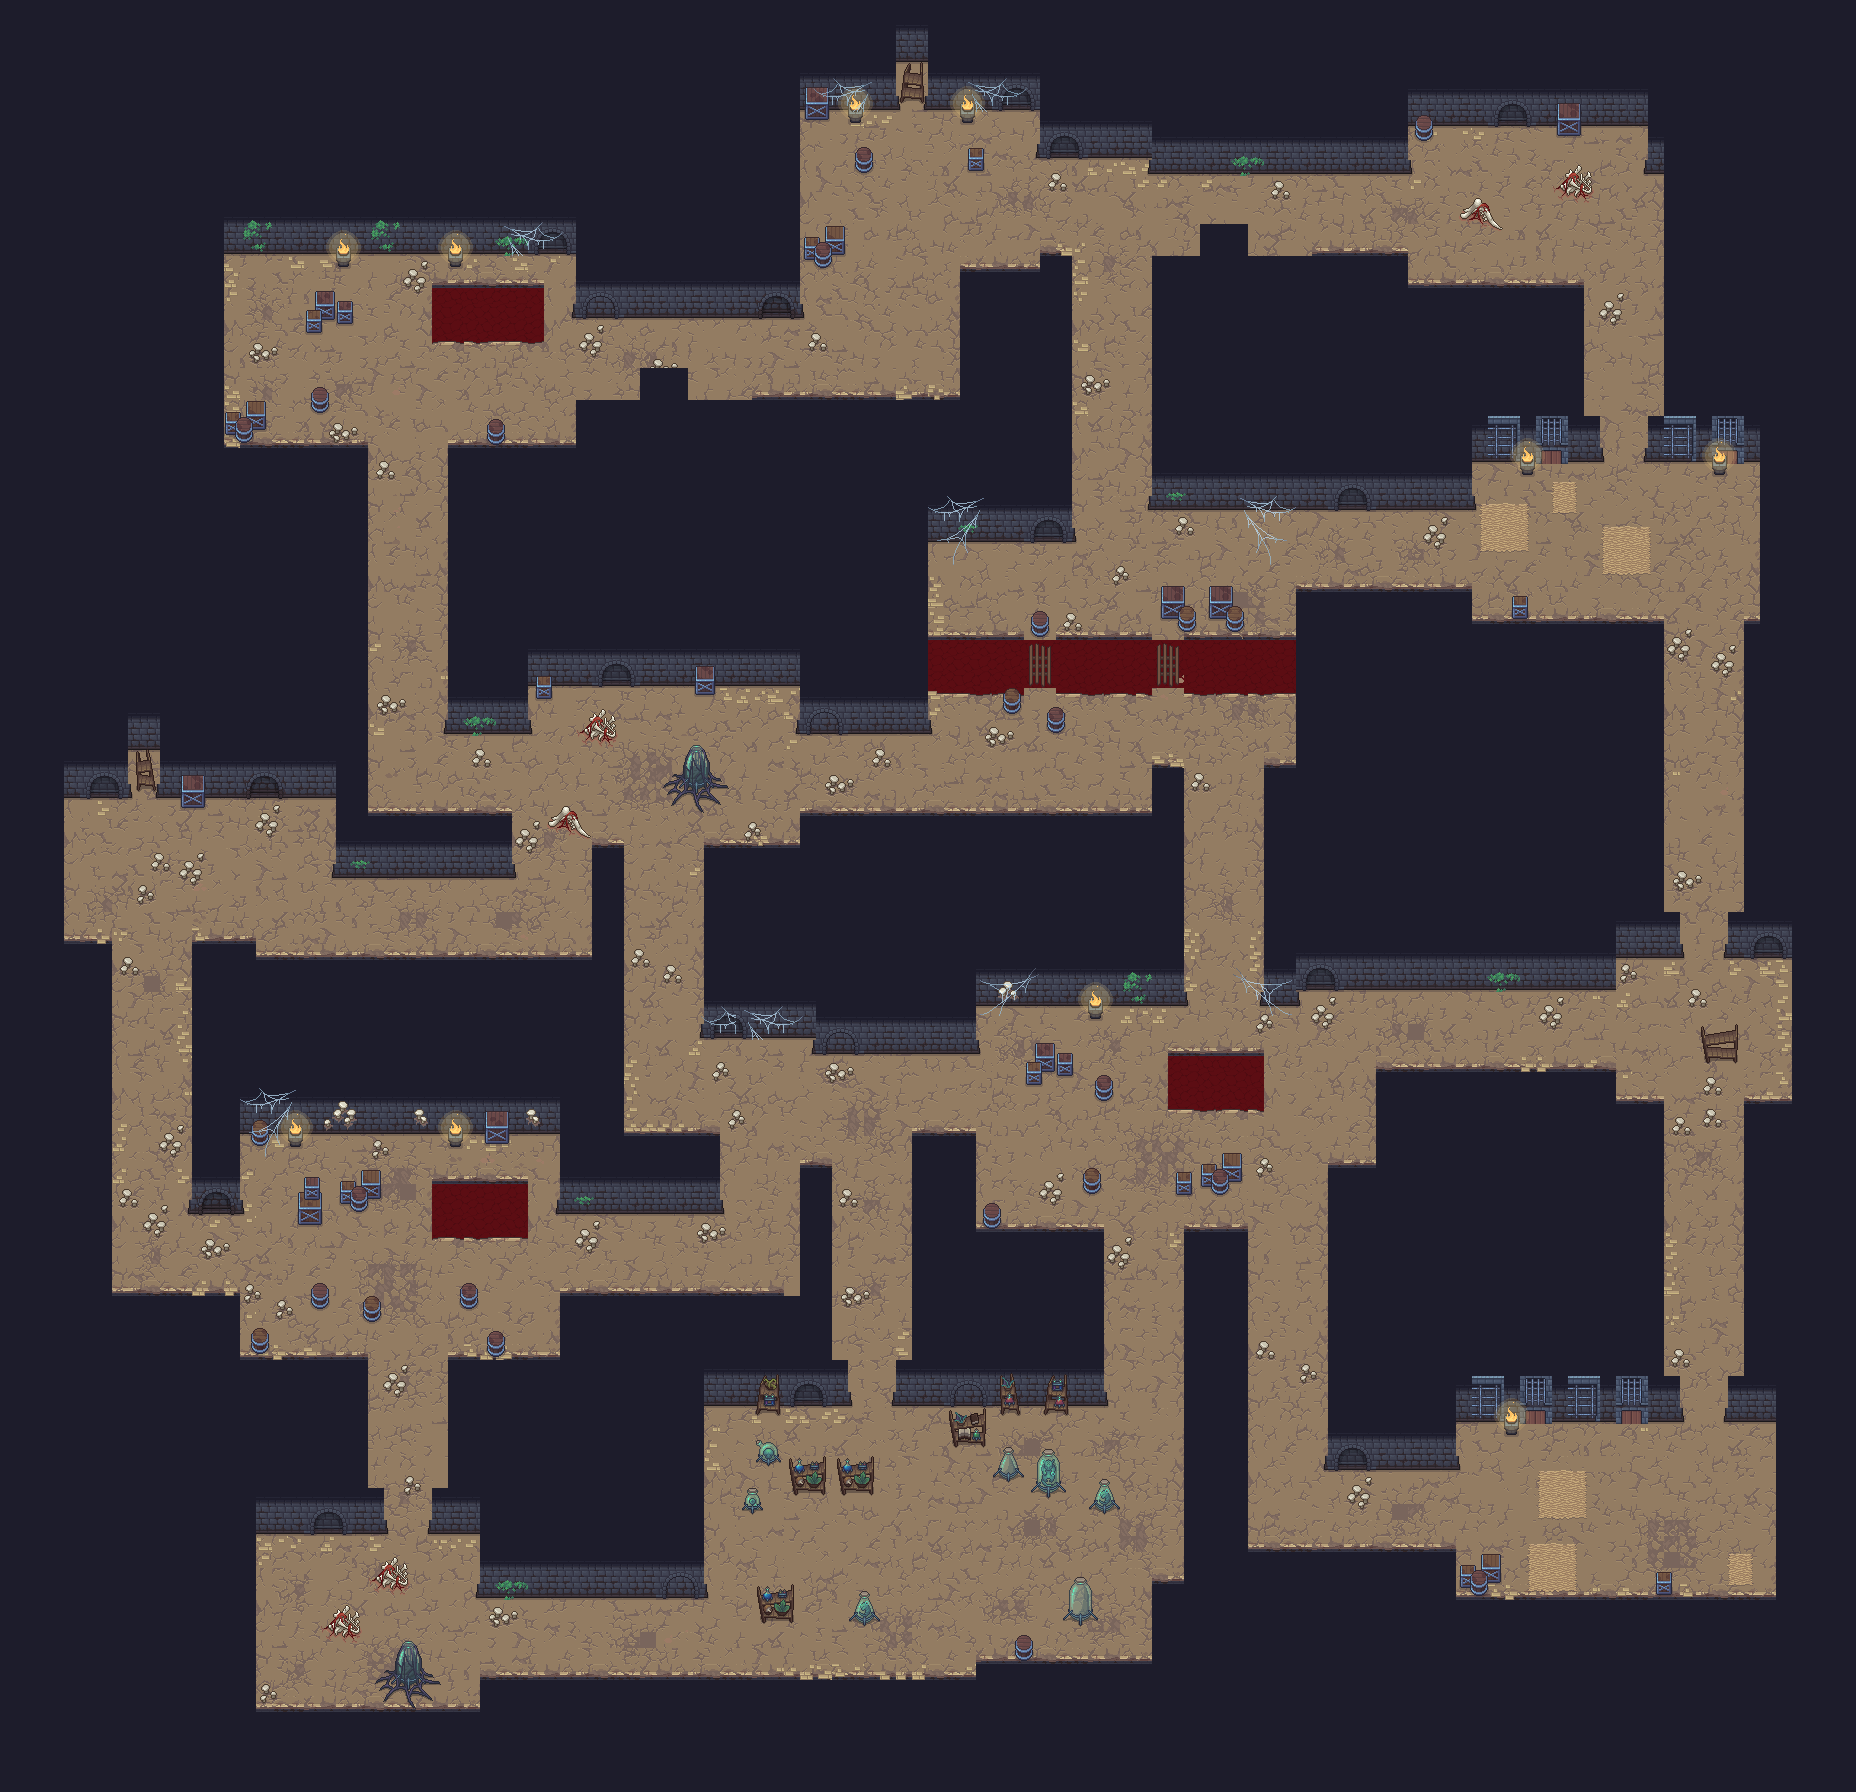

A 2D game scene composited from a Tiled map and its tileset images. What follows is a short description and the map's XML, with each tile layer's data collapsed to a summary:
An orthogonal 116x112 tile map with 16x16 px tiles, 9 tile layers (Kan, Zemin, Zemin ayrıntı, Zemin süsü, ...), 1 hidden layer not drawn, 16 tilesets and 95 objects (46x isik, 12x kaynak, 10x sakin, 7x kapi, 6x sandik, ...).

<map version="1.10" tiledversion="1.12.2" orientation="orthogonal" renderorder="right-down" width="116" height="112" tilewidth="16" tileheight="16" infinite="0" nextlayerid="13" nextobjectid="96">
 <properties>
  <property name="zindan" value="et_kuyusu" />
  <property name="ad" value="Et Kuyusu" />
 </properties>
 <tileset firstgid="1" source="et_kuyusu/duvar_kanli.tsx" />
 <tileset firstgid="1009" source="et_kuyusu/walls_floor_cracks_darker.tsx" />
 <tileset firstgid="1377" source="et_kuyusu/duvar_kuru.tsx" />
 <tileset firstgid="1637" source="et_kuyusu/kanal_tabani.tsx" />
 <tileset firstgid="1757" source="et_kuyusu/Downstairs_objects.tsx" />
 <tileset firstgid="2093" source="et_kuyusu/Objects_topstairs.tsx" />
 <tileset firstgid="2218" source="et_kuyusu/Fire_animation.tsx" />
 <tileset firstgid="2602" source="et_kuyusu/ag_kanal.tsx" />
 <tileset firstgid="2830" source="et_kuyusu/Spots.tsx" />
 <tileset firstgid="2970" source="et_kuyusu/hucre_kapilari.tsx" />
 <tileset firstgid="3402" source="et_kuyusu/Chains_prisoner.tsx" />
 <tileset firstgid="3414" source="et_kuyusu/Interior_objects.tsx" />
 <tileset firstgid="3635" source="et_kuyusu/simya_esyalari.tsx" />
 <tileset firstgid="4187" source="et_kuyusu/Flasks_monsters.tsx" />
 <tileset firstgid="4403" source="et_kuyusu/et_nesneleri.tsx" />
 <tileset firstgid="7973" source="et_kuyusu/engel.tsx" />
 <layer id="1" name="Kan" width="116" height="112">
  <data>[12992 cells, 220 non-empty, 5 distinct tile ids]</data>
 </layer>
 <layer id="2" name="Zemin" width="116" height="112">
  <data>[12992 cells, 6161 non-empty, 90 distinct tile ids]</data>
 </layer>
 <layer id="3" name="Zemin ayrıntı" width="116" height="112">
  <data>[12992 cells, 594 non-empty, 39 distinct tile ids]</data>
 </layer>
 <layer id="4" name="Zemin süsü" width="116" height="112">
  <data>[12992 cells, 639 non-empty, 116 distinct tile ids]</data>
 </layer>
 <layer id="5" name="Duvar" width="116" height="112">
  <data>[12992 cells, 8107 non-empty, 18 distinct tile ids]</data>
 </layer>
 <layer id="6" name="Duvar süsü" width="116" height="112">
  <data>[12992 cells, 275 non-empty, 76 distinct tile ids]</data>
 </layer>
 <layer id="7" name="Eşya alt" width="116" height="112">
  <data>[12992 cells, 21 non-empty, 15 distinct tile ids]</data>
 </layer>
 <layer id="8" name="Eşya" width="116" height="112">
  <data>[12992 cells, 421 non-empty, 187 distinct tile ids]</data>
 </layer>
 <layer id="9" name="Eşya üst" width="116" height="112">
  <data>[12992 cells, 148 non-empty, 56 distinct tile ids]</data>
 </layer>
 <layer id="10" name="Engel" width="116" height="112" visible="0" opacity="0.45">
  <data>[12992 cells, 8430 non-empty, 5 distinct tile ids]</data>
 </layer>
 <objectgroup id="11" name="Etkileşimler">
  <object id="1" name="Kuyu Merdiveni" type="cikis" x="896" y="64" width="32" height="48">
   <properties>
    <property name="ana" value="1" />
   </properties>
  </object>
  <object id="2" name="ışık" type="isik" x="856" y="115" width="0" height="0">
   <properties>
    <property name="r" value="118" />
    <property name="renk" value="1.00,0.70,0.35" />
    <property name="g" value="1.00" />
    <property name="titre" value="1" />
   </properties>
  </object>
  <object id="3" name="ışık" type="isik" x="968" y="115" width="0" height="0">
   <properties>
    <property name="r" value="118" />
    <property name="renk" value="1.00,0.70,0.35" />
    <property name="g" value="1.00" />
    <property name="titre" value="1" />
   </properties>
  </object>
  <object id="4" name="Doğuş" type="dogus" x="896" y="160" width="48" height="32">
  </object>
  <object id="5" name="Simyacı" type="sunak" x="944" y="1440" width="48" height="32">
  </object>
  <object id="6" name="ışık" type="isik" x="968" y="1400" width="0" height="0">
   <properties>
    <property name="r" value="130" />
    <property name="renk" value="1.00,0.70,0.35" />
    <property name="g" value="1.20" />
    <property name="titre" value="1" />
   </properties>
  </object>
  <object id="7" name="simyaci" type="npc" x="912" y="1424" width="16" height="16">
   <properties>
    <property name="tur" value="simyaci" />
   </properties>
  </object>
  <object id="8" name="et_kesesi" type="kaynak" x="720" y="1376" width="32" height="48">
   <properties>
    <property name="tur" value="et_kesesi" />
   </properties>
  </object>
  <object id="9" name="et_kesesi" type="kaynak" x="1056" y="1616" width="32" height="48">
   <properties>
    <property name="tur" value="et_kesesi" />
   </properties>
  </object>
  <object id="10" name="ışık" type="isik" x="1104" y="1491" width="0" height="0">
   <properties>
    <property name="r" value="70" />
    <property name="renk" value="1.00,0.42,0.32" />
    <property name="g" value="0.60" />
    <property name="titre" value="0" />
   </properties>
  </object>
  <object id="11" name="ışık" type="isik" x="768" y="1452" width="0" height="0">
   <properties>
    <property name="r" value="70" />
    <property name="renk" value="1.00,0.42,0.32" />
    <property name="g" value="0.60" />
    <property name="titre" value="0" />
   </properties>
  </object>
  <object id="12" name="ışık" type="isik" x="864" y="1603" width="0" height="0">
   <properties>
    <property name="r" value="70" />
    <property name="renk" value="1.00,0.42,0.32" />
    <property name="g" value="0.60" />
    <property name="titre" value="0" />
   </properties>
  </object>
  <object id="13" name="ışık" type="isik" x="1048" y="1465" width="0" height="0">
   <properties>
    <property name="r" value="70" />
    <property name="renk" value="1.00,0.42,0.32" />
    <property name="g" value="0.60" />
    <property name="titre" value="0" />
   </properties>
  </object>
  <object id="14" name="ışık" type="isik" x="752" y="1500" width="0" height="0">
   <properties>
    <property name="r" value="70" />
    <property name="renk" value="1.00,0.42,0.32" />
    <property name="g" value="0.60" />
    <property name="titre" value="0" />
   </properties>
  </object>
  <object id="15" name="lab" type="sakin" x="720" y="1424" width="416" height="224">
   <properties>
    <property name="profil" value="lab" />
    <property name="adet" value="9" />
   </properties>
  </object>
  <object id="16" name="Taşma Merdiveni" type="cikis" x="128" y="752" width="32" height="48">
   <properties>
    <property name="ana" value="0" />
   </properties>
  </object>
  <object id="17" name="Kanal Merdiveni" type="cikis" x="1696" y="1024" width="48" height="48">
   <properties>
    <property name="ana" value="0" />
   </properties>
  </object>
  <object id="18" name="et_kesesi" type="kaynak" x="1040" y="976" width="32" height="48">
   <properties>
    <property name="tur" value="et_kesesi" />
   </properties>
  </object>
  <object id="19" name="ışık" type="isik" x="1096" y="1011" width="0" height="0">
   <properties>
    <property name="r" value="118" />
    <property name="renk" value="1.00,0.70,0.35" />
    <property name="g" value="1.00" />
    <property name="titre" value="1" />
   </properties>
  </object>
  <object id="20" name="kanal" type="sakin" x="992" y="1024" width="288" height="192">
   <properties>
    <property name="profil" value="kanal" />
    <property name="adet" value="9" />
   </properties>
  </object>
  <object id="21" name="et_kesesi" type="kaynak" x="992" y="512" width="32" height="48">
   <properties>
    <property name="tur" value="et_kesesi" />
   </properties>
  </object>
  <object id="22" name="kanal" type="sakin" x="944" y="560" width="336" height="192">
   <properties>
    <property name="profil" value="kanal" />
    <property name="adet" value="9" />
   </properties>
  </object>
  </objectgroup>
</map>
<!-- 73 of 95 objects omitted -->
